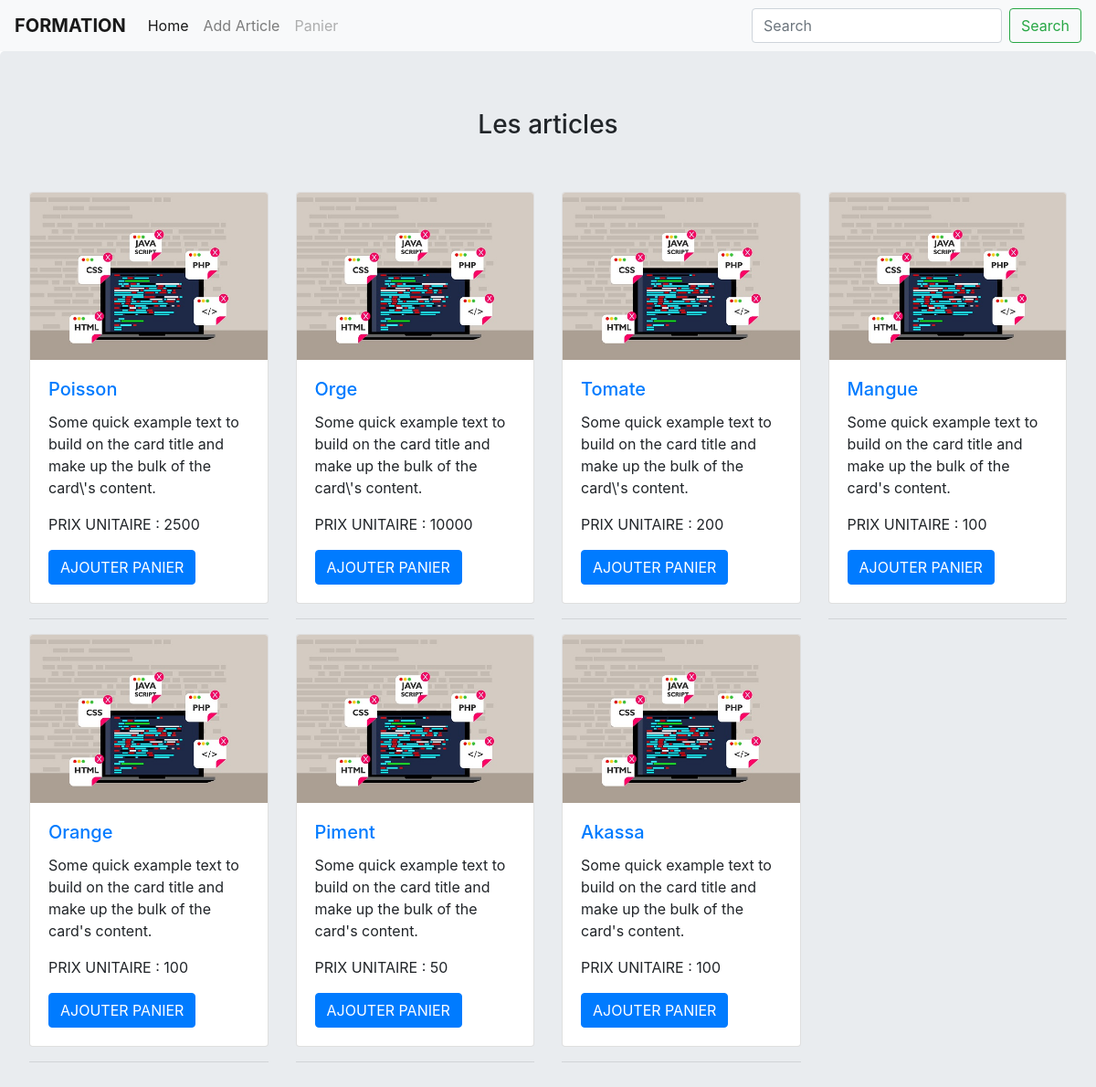
Page /vue/ on the committed database.
### tables this page shows
CREATE TABLE `article` (
  `id` int(11) NOT NULL,
  `nomArticle` varchar(255) NOT NULL,
  `descriptionArticle` text NOT NULL,
  `prixUnitaire` int(11) NOT NULL CHECK (`prixUnitaire` >= 0),
  `prixPromo` int(11) DEFAULT NULL CHECK (`prixPromo` < `prixUnitaire`),
  `detailArticle` text DEFAULT NULL
);

### modele/function.php (called while the page is built, shortened)
<?php
$user = "root";
$pass = "";
try {
    $connexion = new PDO('mysql:host=localhost;dbname=formation', $user, $pass);
} catch (PDOException $e) {
    print "Erreur !: " . $e->getMessage() ;
    die();
}
function listeArticle(  ):array{
    global $connexion;
    $sql_affiche = $connexion->prepare(
        'SELECT id, nomArticle, descriptionArticle, prixUnitaire FROM article ORDER BY id DESC'
    );
    $sql_affiche->execute();
    $resulut = $sql_affiche->fetchAll();
    if( $resulut != NULL )
        return $resulut;
    else
        return array();
}

### vue/index.php (the view, shortened to what this page needs)
<?php
require_once('../modele/function.php');
?>
<!DOCTYPE html>
<html lang="fr">
<head>
    <link rel="stylesheet" href="https://maxcdn.bootstrapcdn.com/bootstrap/4.0.0/css/bootstrap.min.css">
</head>
<body>
    <?php include_once('menu.php'); ?>
    <div class="jumbotron">
        <div class="row">
            <div class="col-sm-12">
                <h3 class="text-center">Les articles</h3>
                <div class="row pt-5">
                    <?php
                    foreach (listeArticle() as $key => $value) {
                    ?>
                        <div class="col-sm-3">
                            <div class="card">
                                <img class="card-img-top" src="image/formation.jpg" alt="Card image cap">
                                <div class="card-body">
                                    <a href="show-page.php?id=<?= $value['id'] ?>"><h5 class="card-title"><?= $value['nomArticle'] ?></h5></a>
                                    <p class="card-text"><?= $value['descriptionArticle'] ?></p>
                                    <p class="card-text"> PRIX UNITAIRE : <?= $value['prixUnitaire'] ?></p>
                                    <a href="../vue/show-page.php?id=<?= $value['id'] ?>" class="btn btn-primary">AJOUTER PANIER</a>
                                </div>
                            </div>
                            <hr>
                        </div>
                    <?php
                    }
                    ?>
                </div>
            </div>
        </div>
    </div>
</body>

### vue/menu.php (shortened to what this page needs)
<nav class="navbar navbar-expand-lg navbar-light bg-light">
  <a class="navbar-brand" href="../vue/index.php"><strong>FORMATION</strong></a>
  <div class="collapse navbar-collapse" id="navbarSupportedContent">
    <ul class="navbar-nav mr-auto">
      <li class="nav-item active">
        <a class="nav-link" href="../vue/index.php">Home</a>
      </li>
      <li class="nav-item">
        <a class="nav-link" href="../vue/ajout-article.php">Add Article</a>
      </li>
      <li class="nav-item">
        <a class="nav-link disabled" href="../vue/panier.php">Panier</a>
      </li>
    </ul>
    <form class="form-inline my-2 my-lg-0">
      <input class="form-control mr-sm-2" type="search" placeholder="Search" aria-label="Search">
      <button class="btn btn-outline-success my-2 my-sm-0" type="submit">Search</button>
    </form>
  </div>
</nav>

### rows in the picture
article: nomArticle "Poisson", descriptionArticle "Some quick example text to build on the card title and make up the bulk of the card\\'s content.", prixUnitaire "2500"
article: nomArticle "Orge", descriptionArticle "Some quick example text to build on the card title and make up the bulk of the card\\'s content.", prixUnitaire "10000"
article: nomArticle "Tomate", descriptionArticle "Some quick example text to build on the card title and make up the bulk of the card\\'s content.", prixUnitaire "200"
article: nomArticle "Mangue", descriptionArticle "Some quick example text to build on the card title and make up the bulk of the card's content.", prixUnitaire "100"
article: nomArticle "Orange", descriptionArticle "Some quick example text to build on the card title and make up the bulk of the card's content.", prixUnitaire "100"
article: nomArticle "Piment", descriptionArticle "Some quick example text to build on the card title and make up the bulk of the card's content.", prixUnitaire "50"
article: nomArticle "Akassa", descriptionArticle "Some quick example text to build on the card title and make up the bulk of the card's content.", prixUnitaire "100"
